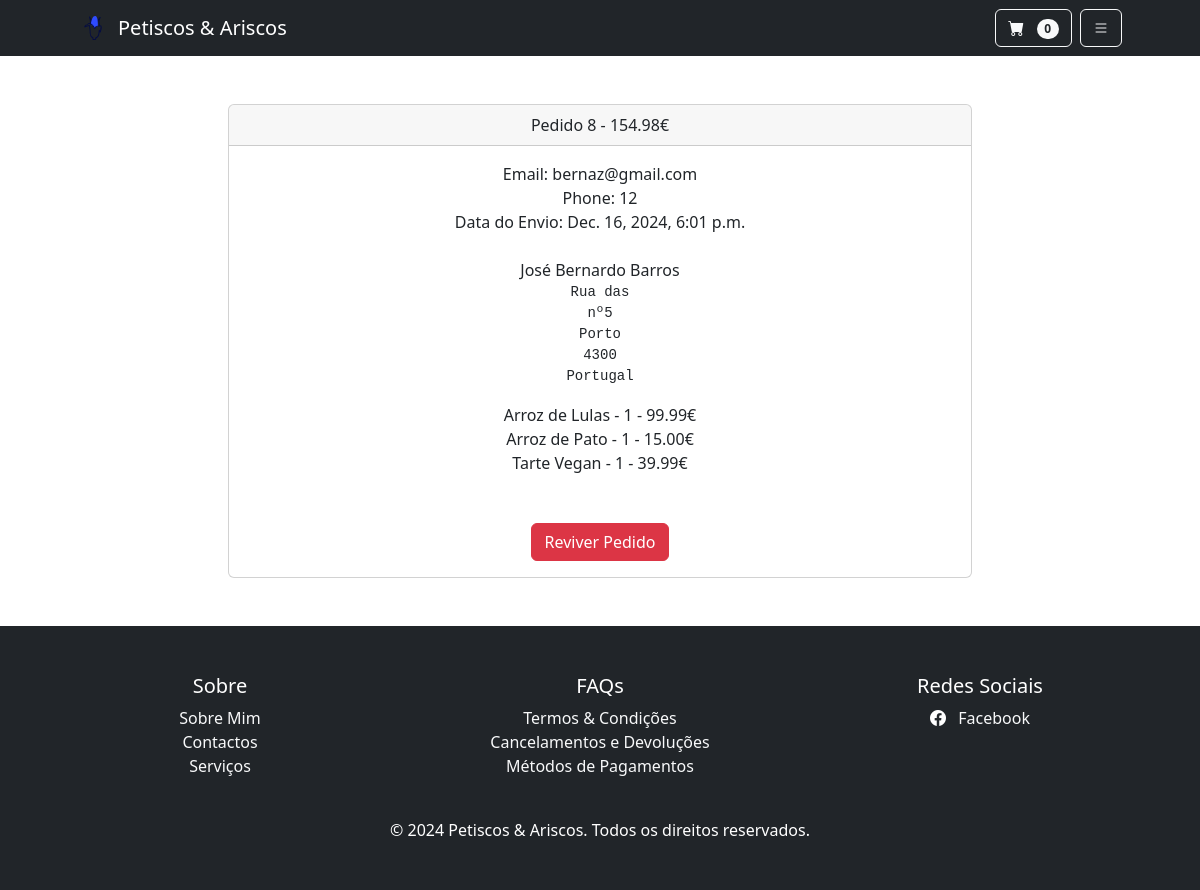
Page /pagamentos/pedidos/8 (signed in) on the earlier database version.
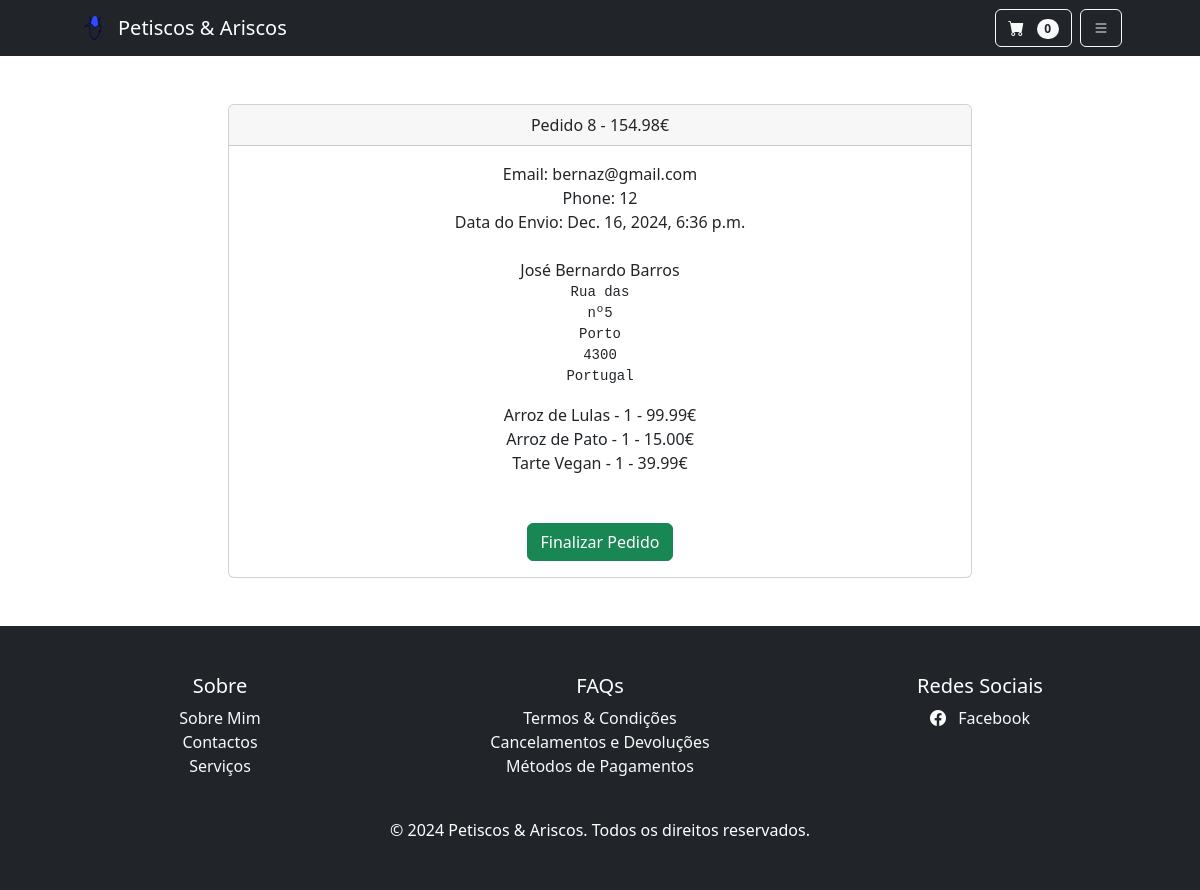
Same page on the later database version.
### pagamentos/models.py (models this page shows, shortened)
class Order(models.Model):
    user = models.ForeignKey(User, on_delete=models.CASCADE, null=True, blank=True)
    full_name = models.CharField(max_length=250)
    email = models.EmailField(max_length=250)
    shipping_address = models.TextField(max_length=1500)
    phone = models.CharField(max_length=200, null=True, blank=True)
    amount_paid = models.DecimalField(max_digits=10, decimal_places=2)
    date_ordered = models.DateTimeField(auto_now_add=True)
    shipped = models.BooleanField(default=False)
    date_shipped = models.DateTimeField(blank=True, null=True)

### pagamentos/views.py (the view, shortened to what this page needs)
# urls.py: path('pedidos/<int:pk>', views.orders, name='orders'),
def orders(request, pk):
    if request.user.is_authenticated and request.user.is_superuser:
        order = Order.objects.get(id=pk)
        items = OrderItem.objects.filter(order=pk)
        return render(request, 'payment/orders.html', {'order':order, 'items':items})
    else:
        messages.error(request, ("Acesso Negado!"))
        return redirect('home')

### carrinho/cart.py (called while the page is built)
	def __len__(self):
		return len(self.cart)

### carrinho/context_processors.py (called while the page is built)
def cart(request):
	return {'cart': Cart(request)}

### loja/models.py (called while the page is built)
	def __str__(self):
		return self.name

### pagamentos/templates/payment/orders.html (shortened to what this page needs)
{% extends 'base.html' %}
{% block content %}
        <div class="container">
            <div class="row">
                <center>
                    <div class="col-8">
                        <br/><br/>
                        <div class="card">
                            <div class="card-header">
                                Pedido {{ order.id }} - {{ order.amount_paid}}€
                            </div>
                            <div class="card-body">
                                Email: {{ order.email }}<br/>
                                Phone: {{ order.phone }}<br/>
                                {% if order.date_shipped %}
                                Data do Envio: {{ order.date_shipped }}
                                {% else %}
                                Data do Pedido: {{ order.date_ordered }}
                                {% endif %}
                                <br/><br/>
                                {{ order.full_name }}<br/>
                                <pre>{{ order.shipping_address }}</pre>
                                {% for item in items %}
                                    {{ item.product }} - {{ item.quantity }} - {{ item.price }}€<br/>
                                {% endfor %}
                                <br/><br/>
                                {% if not order.shipped %}
                                    <form method="POST">
                                        <button type="Submit" class="btn btn-success">Finalizar Pedido</button>
                                {% else %}
                                    <form method="POST">
                                        <button type="Submit" class="btn btn-danger">Reviver Pedido</button>
                                {% endif %}
                            </div>
                        </div>
                    </div>
                    <br/><br/>
                </center>
            </div>
        </div>
{% endblock %}

Differences in the rows shown:
changed Order "bernaz@gmail.com": date_shipped "Dec. 16, 2024, 6:01 p.m." → "Dec. 16, 2024, 6:36 p.m."; shipped True → False (drawn)
Other differences:
text no longer shown: "Reviver Pedido"
text now shown: "Finalizar Pedido"
